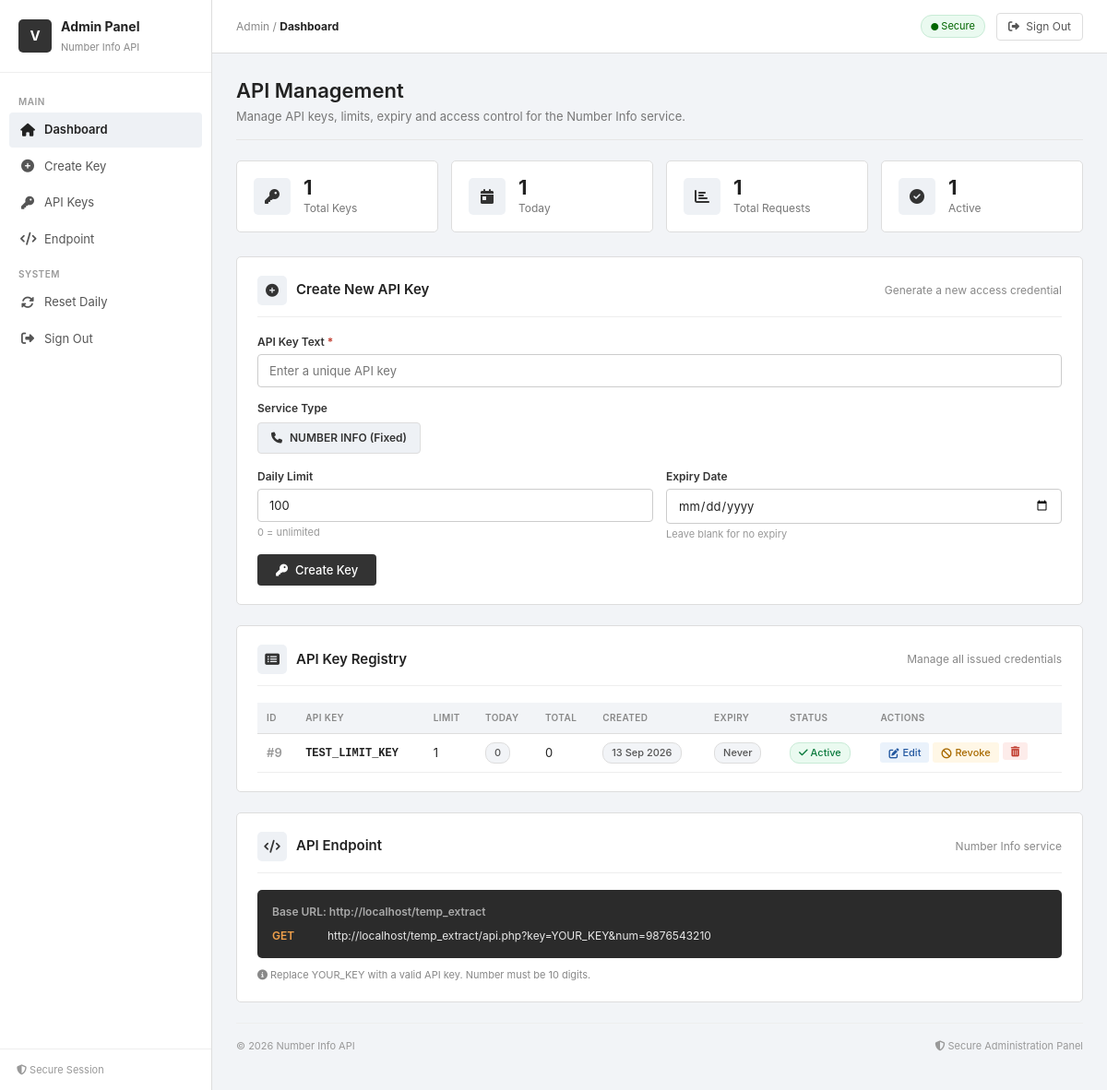
The app's page /temp_extract/anish.php (signed in) with its own data.
### tables this page shows
CREATE TABLE api_keys (
    id INTEGER PRIMARY KEY AUTOINCREMENT,
    key_text TEXT UNIQUE,
    service_type TEXT DEFAULT 'number',
    daily_limit INTEGER DEFAULT 100,
    used_today INTEGER DEFAULT 0,
    total_used INTEGER DEFAULT 0,
    last_used TEXT DEFAULT '',
    expiry_date TEXT DEFAULT '',
    created_at TEXT DEFAULT (datetime('now')),
    active INTEGER DEFAULT 1
, client_name TEXT DEFAULT '', rpm_limit INTEGER DEFAULT 60, user_id INTEGER DEFAULT 0);

### temp_extract/anish.php (the view, shortened to what this page needs)
    <?php exit;
$pdo = new PDO('sqlite:'.__DIR__.'/osint_api.db');
$pdo->setAttribute(PDO::ATTR_ERRMODE, PDO::ERRMODE_EXCEPTION);
$pdo->exec("CREATE TABLE IF NOT EXISTS api_keys (
    id INTEGER PRIMARY KEY AUTOINCREMENT,
    key_text TEXT UNIQUE,
    service_type TEXT DEFAULT 'number',
    daily_limit INTEGER DEFAULT 100,
    used_today INTEGER DEFAULT 0,
    total_used INTEGER DEFAULT 0,
    last_used TEXT DEFAULT '',
    expiry_date TEXT DEFAULT '',
    created_at TEXT DEFAULT (datetime('now')),
    active INTEGER DEFAULT 1
)");
$pdo->exec("CREATE TABLE IF NOT EXISTS usage_logs (
    id INTEGER PRIMARY KEY AUTOINCREMENT,
    api_key_id INTEGER,
    query TEXT,
    used_at TEXT DEFAULT (datetime('now'))
)");
$keys = $pdo->query('SELECT * FROM api_keys ORDER BY id DESC')->fetchAll(PDO::FETCH_ASSOC);
$totalUsage = $pdo->query("SELECT COUNT(*) FROM usage_logs")->fetchColumn();
$todayUsage = $pdo->query("SELECT COUNT(*) FROM usage_logs WHERE date(used_at) = date('now')")->fetchColumn();
$activeKeys = count(array_filter($keys, fn($k)=>$k['active']));
?>
<!doctype html>
<html lang="en">
<head>
    <link rel="stylesheet" href="https://cdnjs.cloudflare.com/ajax/libs/font-awesome/6.4.0/css/all.min.css">
</head>
<body>
    <aside class="sidebar" id="sidebar">
        <div class="brand">
            <div class="icon">V</div>
            <div class="text">
                <strong>Admin Panel</strong>
                <small>Number Info API</small>
            </div>
        </div>
        <nav>
            <div class="nav-label">Main</div>
            <a href="#" class="active"><i class="fas fa-home"></i> Dashboard</a>
            <a href="#create-section"><i class="fas fa-plus-circle"></i> Create Key</a>
            <a href="#keys-section"><i class="fas fa-key"></i> API Keys</a>
            <a href="#endpoint-section"><i class="fas fa-code"></i> Endpoint</a>
            <div class="nav-label">System</div>
            <a href="?reset_daily=1"><i class="fas fa-sync-alt"></i> Reset Daily</a>
            <a href="?action=logout"><i class="fas fa-sign-out-alt"></i> Sign Out</a>
        </nav>
        <div class="foot"><i class="fas fa-shield-alt"></i> Secure Session</div>
    </aside>
    <div class="main">
        <header class="topbar">
            <div class="crumb">Admin / <strong>Dashboard</strong></div>
            <div class="right">
                <span class="secure"><i class="fas fa-circle" style="font-size:8px;"></i> Secure</span>
                <a href="?action=logout" class="logout"><i class="fas fa-sign-out-alt"></i> Sign Out</a>
            </div>
        </header>
        <div class="content">
            <div class="page-title">
                <h1>API Management</h1>
                <p>Manage API keys, limits, expiry and access control for the Number Info service.</p>
            </div>
            <div class="stats">
                <div class="stat">
                    <div class="ico"><i class="fas fa-key"></i></div>
                    <div><div class="num"><?php echo count($keys); ?></div><div class="lbl">Total Keys</div></div>
                </div>
                <div class="stat">
                    <div class="ico"><i class="fas fa-calendar-day"></i></div>
                    <div><div class="num"><?php echo $todayUsage; ?></div><div class="lbl">Today</div></div>
                </div>
                <div class="stat">
                    <div class="ico"><i class="fas fa-chart-bar"></i></div>
                    <div><div class="num"><?php echo $totalUsage; ?></div><div class="lbl">Total Requests</div></div>
                </div>
                <div class="stat">
                    <div class="ico"><i class="fas fa-check-circle"></i></div>
                    <div><div class="num"><?php echo $activeKeys; ?></div><div class="lbl">Active</div></div>
                </div>
            </div>
            <div class="card" id="create-section">
                <div class="card-head">
                    <div class="ico"><i class="fas fa-plus-circle"></i></div>
                    <h3>Create New API Key</h3>
                    <span class="sub">Generate a new access credential</span>
                </div>
                <form method="post">
                    <div class="form-group">
                        <label>API Key Text <span class="req">*</span></label>
                        <input type="text" name="key_text" placeholder="Enter a unique API key" required>
                    </div>
                    <label style="font-size:12px;font-weight:600;color:#333;display:block;margin-bottom:6px;">Service Type</label>
                    <div class="service-fixed"><i class="fas fa-phone"></i> NUMBER INFO (Fixed)</div>
                    <div class="form-row">
                        <div class="form-group">
                            <label>Daily Limit</label>
                            <input type="number" name="daily_limit" value="100" min="0">
                            <small>0 = unlimited</small>
                        </div>
                        <div class="form-group">
                            <label>Expiry Date</label>
                            <input type="date" name="expiry_date">
                            <small>Leave blank for no expiry</small>
                        </div>
                    </div>
                    <button type="submit" class="btn btn-primary"><i class="fas fa-key"></i> Create Key</button>
                </form>
            </div>
            <div class="card" id="keys-section">
                <div class="card-head">
                    <div class="ico"><i class="fas fa-list-alt"></i></div>
                    <h3>API Key Registry</h3>
                    <span class="sub">Manage all issued credentials</span>
                </div>
                <div class="table-wrap">
                    <table>
                        <thead>
                            <tr>
                                <th>ID</th><th>API Key</th><th>Limit</th><th>Today</th><th>Total</th><th>Created</th><th>Expiry</th><th>Status</th><th>Actions</th>
                            </tr>
                        </thead>
                        <tbody>
                            <?php foreach($keys as $k):
                                $st = $pdo->prepare("SELECT COUNT(*) FROM usage_logs WHERE api_key_id = ? AND date(used_at) = date('now')");
                                $st->execute([$k['id']]);
                                $uToday = (int)$st->fetchColumn();
                                $st = $pdo->prepare("SELECT COUNT(*) FROM usage_logs WHERE api_key_id = ?");
                                $st->execute([$k['id']]);
                                $tUsed = (int)$st->fetchColumn();
                                $isExpired = ($k['expiry_date'] && strtotime($k['expiry_date']) < time());
                                $hasExpiry = !empty($k['expiry_date']);
                            ?>
                            <tr>
                                <td><span style="font-weight:600;color:#999;">#<?php echo $k['id']; ?></span></td>
                                <td><span class="key"><?php echo htmlspecialchars($k['key_text']); ?></span></td>
                                <td><?php echo $k['daily_limit']==0 ? '∞' : $k['daily_limit']; ?></td>
                                <td><span class="badge <?php echo $uToday>0?'badge-ok':'badge-neutral'; ?>"><?php echo $uToday; ?></span></td>
                                <td><?php echo $tUsed; ?></td>
                                <td><span class="badge badge-neutral"><?php echo date('d M Y', strtotime($k['created_at'])); ?></span></td>
                                <td>
                                    <?php if($isExpired): ?><span class="badge badge-bad">Expired</span>
                                    <?php elseif($hasExpiry): ?><span class="badge badge-info"><?php echo date('d M Y', strtotime($k['expiry_date'])); ?></span>
                                    <?php else: ?><span class="badge badge-neutral">Never</span><?php endif; ?>
                                </td>
                                <td>
                                    <?php if($k['active']): ?><span class="badge badge-ok"><i class="fas fa-check"></i> Active</span>
                                    <?php else: ?><span class="badge badge-bad"><i class="fas fa-ban"></i> Revoked</span><?php endif; ?>
                                </td>
                                <td>
                                    <div class="action-group">
                                        <button class="abtn abtn-edit" onclick="openEdit(<?php echo $k['id']; ?>, <?php echo $k['daily_limit']; ?>, '<?php echo $k['expiry_date']; ?>')"><i class="fas fa-edit"></i> Edit</button>
                                        <form method="post" style="display:inline;">
                                            <button class="abtn abtn-toggle" type="submit"><i class="fas <?php echo $k['active']?'fa-ban':'fa-check'; ?>"></i> <?php echo $k['active']?'Revoke':'Activate'; ?></button>
                                        </form>
                                        <form method="post" style="display:inline;" onsubmit="return confirm('Delete this API key permanently?');">
                                            <button class="abtn abtn-del" type="submit"><i class="fas fa-trash-alt"></i></button>
                                        </form>
                                    </div>
                                </td>
                            </tr>
                            <?php endforeach; ?>
                        </tbody>
                    </table>
                </div>
            </div>
            <div class="card" id="endpoint-section">
                <div class="card-head">
                    <div class="ico"><i class="fas fa-code"></i></div>
                    <h3>API Endpoint</h3>
                    <span class="sub">Number Info service</span>
                </div>
                <?php
                $base = (isset($_SERVER['HTTPS']) ? 'https' : 'http') . '://' . $_SERVER['HTTP_HOST'] . dirname($_SERVER['REQUEST_URI']);
                $base = rtrim($base, '/');
                ?>
                <div class="endpoint">
                    <span class="lbl">Base URL: <?php echo $base; ?></span>
                    <div class="line">
                        <span class="m">GET</span>
                        <span class="p"><?php echo $base; ?>/api.php?key=YOUR_KEY&num=9876543210</span>
                    </div>
                </div>
                <div class="endpoint-note"><i class="fas fa-info-circle"></i> Replace YOUR_KEY with a valid API key. Number must be 10 digits.</div>
            </div>
            <div class="foot-bar">
                <span>&copy; 2026 Number Info API</span>
                <span><i class="fas fa-shield-alt"></i> Secure Administration Panel</span>
            </div>
        </div>
    </div>
</body>
</html>

### records on screen
api_keys: active "1", id "9", key_text "TEST_LIMIT_KEY", daily_limit "1", uToday "0", tUsed "0", created_at "13 Sep 2026", expiry_date "Never", shows "Active", shows "Revoke"

### other values on screen
count($keys) "1"
$todayUsage "1"
$totalUsage "1"
$base "http://localhost/temp_extract"
